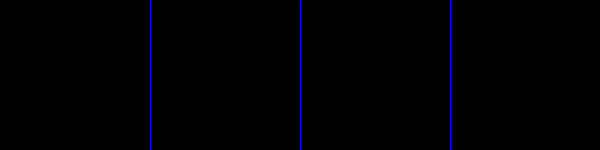
Frame 1 (no input)
Frame 60 (the mouse pressed at the canvas centre just before this capture): identical to frame 1, image omitted
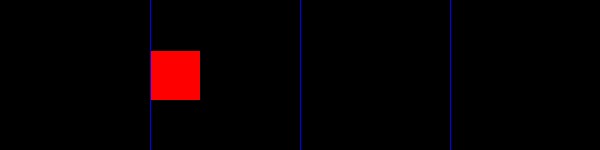
Frame 120 (the mouse held since frame 60 and released just before this capture)

The Processing sketch that drew these frames (run headless with seeded random() and noise(); from frame 60 on, the mouse is pressed at the canvas centre):

// Processing sketch: Grids
// ── Grids.pde
PGraphics first, second, third, fourth;
boolean[][] cellsFirst;
boolean[][] cellsSecond;
boolean[][] cellsThird;
boolean[][] cellsFourth;
void setup() {
  size(600, 150);
  first = createGraphics(150, 150, JAVA2D);
  second = createGraphics(150, 150, JAVA2D);
  third = createGraphics(150, 150, JAVA2D);
  fourth = createGraphics(150, 150, JAVA2D);
  cellsFirst = new boolean[3][3];
  cellsSecond = new boolean[3][3];
  cellsThird = new boolean[3][3];
  cellsFourth = new boolean[3][3];
}

void draw() {
  first.beginDraw();
  first.stroke(0);
  first.background(0);  
  for(int x = 0; x < 3; x++) {
    for(int y = 0; y < 3; y++) {
      if(cellsFirst[x][y]) {
        first.fill(#FFFFFF);
        first.rect(x*50, y*50, 50, 50);
      }
    }
  }
  first.endDraw();
  second.beginDraw();
  second.stroke(0);
  second.background(0);  
  for(int x = 0; x < 3; x++) {
    for(int y = 0; y < 3; y++) {
      if(cellsSecond[x][y]) {
        second.fill(#FF0000);
        second.rect(x*50, y*50, 50, 50);
      }
    }
  }
  second.endDraw();
  third.beginDraw();
  third.stroke(0);
  third.background(0);  
  for(int x = 0; x < 3; x++) {
    for(int y = 0; y < 3; y++) {
      if(cellsThird[x][y]) {
        third.fill(#00FF00);
        third.rect(x*50, y*50, 50, 50);
      }
    }
  }
  third.endDraw();
  fourth.beginDraw();
  fourth.stroke(0);
  fourth.background(0);  
  for(int x = 0; x < 3; x++) {
    for(int y = 0; y < 3; y++) {
      if(cellsFourth[x][y]) {
        fourth.fill(#0000FF);
        fourth.rect(x*50, y*50, 50, 50);
      }
    }
  }
  fourth.endDraw();
  image(first, 0, 0);
  image(second, 150, 0); 
  image(third, 300, 0);
  image(fourth, 450, 0);
  stroke(#0000FF);
  line(150, 0, 150, 150);
  line(300, 0, 300, 150);
  line(450, 0, 450, 150);
}

void mousePressed() {
    int row = (mouseX%150)/50;
    int col = mouseY/50;
    if(mouseX > 450)
      cellsFourth[row][col] = !cellsFourth[row][col];
    else if(mouseX > 300)
      cellsThird[row][col] = !cellsThird[row][col];      
    else if(mouseX > 150)
      cellsSecond[row][col] = !cellsSecond[row][col];
    else if(mouseX <= 150) {
      cellsFirst[row][col] = !cellsFirst[row][col];
    }
   
}
